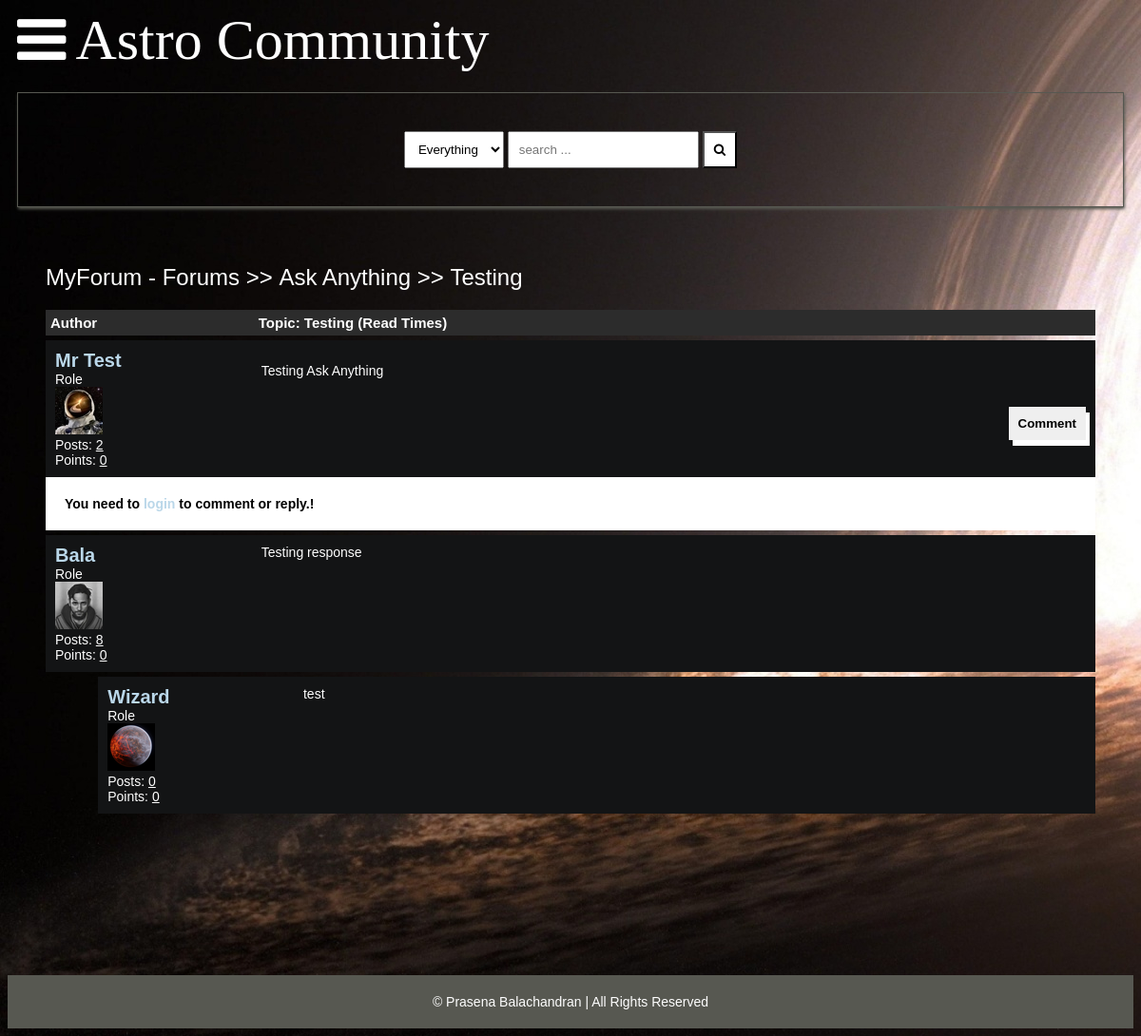
The app's page /detail/testing/ with its own data.
### main/models.py (models this page shows, shortened)
class Post(models.Model):
    title = models.CharField(max_length=400)
    slug = models.SlugField(max_length=400, unique=True, blank=True)
    user = models.ForeignKey(Author, on_delete=models.CASCADE)
    content = HTMLField()
    categories = models.ManyToManyField(Category)
    date = models.DateTimeField(auto_now_add=True)
    approved = models.BooleanField(default=False)
    hit_count_generic = GenericRelation(
        HitCount,
        object_id_field="object_pk",
        related_query_name="hit_count_generic_relation",
    )
    tags = TaggableManager()
    comments = models.ManyToManyField(Comment, blank=True)
    closed = models.BooleanField(default=False)
    state = models.CharField(max_length=40, default="zero")
    def get_url(self):
        return reverse("detail", kwargs={"slug": self.slug})

class Category(models.Model):
    title = models.CharField(max_length=50)
    slug = models.SlugField(max_length=400, unique=True, blank=True)
    description = models.TextField(default="description")
    class Meta:
        verbose_name_plural = "categories"
    def __str__(self):
        return self.title
    def get_url(self):
        return reverse("posts", kwargs={"slug": self.slug})

class Author(models.Model):
    user = models.ForeignKey(User, on_delete=models.CASCADE)
    fullname = models.CharField(max_length=40, blank=True)
    slug = slug = models.SlugField(max_length=400, unique=True, blank=True)
    bio = HTMLField()
    points = models.IntegerField(default=0)
    profile_pic = ResizedImageField(
        size=[50, 80],
        quality=100,
        upload_to="authors",
        default=None,
        null=True,
        blank=True,
    )
    @property
    def num_posts(self):
        return Post.objects.filter(user=self).count()

class Comment(models.Model):
    user = models.ForeignKey(Author, on_delete=models.CASCADE)
    content = models.TextField()
    date = models.DateTimeField(auto_now_add=True)
    replies = models.ManyToManyField(Reply, blank=True)

class Reply(models.Model):
    user = models.ForeignKey(Author, on_delete=models.CASCADE)
    content = models.TextField()
    date = models.DateTimeField(auto_now_add=True)
    class Meta:
        verbose_name_plural = "replies"

### main/views.py (the view, shortened to what this page needs)
# urls.py: path("detail/<slug>/", detail, name="detail"),
def detail(request, slug):
    post = get_object_or_404(Post, slug=slug)
    if request.user.is_authenticated:
        author = Author.objects.get(user=request.user)
    context = {
        "post": post,
        "title": "ASTRO: "+post.title,
    }
    update_views(request, post)
    return render(request, "detail.html", context)

### main/context_processors.py (called while the page is built, shortened)
def searchFunction(request):
    search_context = {}
    posts = Post.objects.all()
    return search_context

### main/utils.py (called while the page is built)
def update_views(request, object):
    context = {}
    hit_count = get_hitcount_model().objects.get_for_object(object)
    hits = hit_count.hits
    hitcontext = context["hitcount"] = {"pk": hit_count.pk}
    hit_count_response = HitCountMixin.hit_count(request, hit_count)
    if hit_count_response.hit_counted:
        hits = hits+1
        hitcontext["hitcounted"] = hit_count_response.hit_counted
        hitcontext["hit_message"] = hit_count_response.hit_message
        hitcontext["total_hits"] = hits

### templates/detail.html (shortened to what this page needs)
{% extends 'base.html' %} {% load hitcount_tags %} {% block content %}
<div class="container">
	<div class="navigate">
		<span><a href="{% url 'home' %}">MyForum - Forums</a> >> <a href="{{post.categories.all.0.get_url}}">{{post.categories.all.0}}</a> >> <a href="{{post.get_url}}">{{post.title}}</a></span>
	</div>
	<div class="topic-container">
		<div class="head">
			<div class="authors">Author</div>
			<div class="content">Topic: {{post.title}} (Read {% get_hit_count for post %} Times)</div>
		</div>
		<div class="body">
			<div class="authors">
				<div class="username"><a href="javascript:void(0)">{{post.user.fullname|title}}</a></div>
				<div>Role</div>
				<img src="{{post.user.profile_pic.url}}" alt="" >
				<div>Posts: <u>{{post.user.num_posts}}</u></div>
				<div>Points: <u>{{post.user.points}}</u></div>
			</div>
			<div class="content">
				{{post.content|safe}}
				<br />
				<div class="comment">
					<button onclick="showComment()">Comment</button>
				</div>
			</div>
		</div>
	</div>
	{% if post.closed == True %}
	<div style="background-color: #fff; color: #000; font-weight: bolder; padding: 20px; width: 100%;">This Topic Is Closed!</div>
	{% else %} {% if request.user.is_authenticated %}
	<form action="." method="post">
		{% csrf_token %}
		<div class="comment-area hide" id="comment-area">
			<textarea name="comment" id="" placeholder="comment here ... "></textarea>
			<input type="submit" value="submit" name="comment-form" >
		</div>
	</form>
	{% else %}
	<div style="background-color: #fff; color: #000; font-weight: bolder; padding: 20px; width: 100%;">
		You need to <a href="{% url 'signin' %}"><b>login</b></a> to comment or reply.!
	</div>
	{% endif %} {% endif %}
	{% for comment in post.comments.all %}
	<div class="comments-container">
		<div class="body">
			<div class="authors">
				<div class="username"><a href="javascript:void(0)">{{comment.user.fullname|title}}</a></div>
				<div>Role</div>
				<img src="{{comment.user.profile_pic.url}}" alt="" >
				<div>Posts: <u>{{comment.user.num_posts}}</u></div>
				<div>Points: <u>{{comment.user.points}}</u></div>
			</div>
			<div class="content">
				{{comment.content}}
				<br />
			</div>
		</div>
	</div>
	{% for reply in comment.replies.all %}
	<div class="comments-container" style="width: 95%; margin-left: 5%;">
		<div class="body">
			<div class="authors">
				<div class="username"><a href="javascript:void(0)">{{reply.user.fullname|title}}</a></div>
				<div>Role</div>
				<img src="{{reply.user.profile_pic.url}}" alt="" >
				<div>Posts: <u>{{reply.user.num_posts}}</u></div>
				<div>Points: <u>{{reply.user.points}}</u></div>
			</div>
			<div class="content">
				{{reply.content}}
				<br >
			</div>
		</div>
	</div>
	{% endfor %} {% endfor %}
</div>
{% endblock content %}

### static/assets/css/style.css (style rules this page uses)
:root { background-image: url("../images/blackhole.jpg"); background-color: #cccccc; }
* { box-sizing: border-box; }
html { font-size: 14px; font-family: 'Titillium Web', sans-serif; background-color:rgb(0,0,0); color:#FEFEFE; }
a { color:#BAD7E9; font-weight: bolder; text-decoration: none; }
.container { margin: 20px; padding: 20px; }
.navigate { margin-block: 20px; font-weight: lighter; font-size: 24px; }
.navigate a { color: #fff; }
.head { display: flex; background-color: #2C2C2C; padding: 5px; font-weight: bold; font-size: 15px; }
.authors { flex: 20%; }
.content { flex: 80%; }
.body { display: flex; background-color: #131415; padding: 10px; margin-top: 5px; }
.body .authors .username { font-size: 20px; }
.body .authors img { max-width: 50px; max-height: 80px; }
.body .content .comment button { border:none; padding:10px; font-weight: bolder; box-shadow: 4px 6px #fff; cursor: pointer; float: right; }

### records on screen
Post: categories.all.0 "Ask Anything", title "Testing", user.fullname "Mr Test", user.profile_pic (picture), user.num_posts "2", user.points "0", content "Testing Ask Anything"
Comment: user.fullname "Bala", user.profile_pic (placeholder picture), user.num_posts "8", user.points "0", content "Testing response"
Reply: user.fullname "Wizard", user.profile_pic (picture), user.num_posts "0", user.points "0", content "test"
